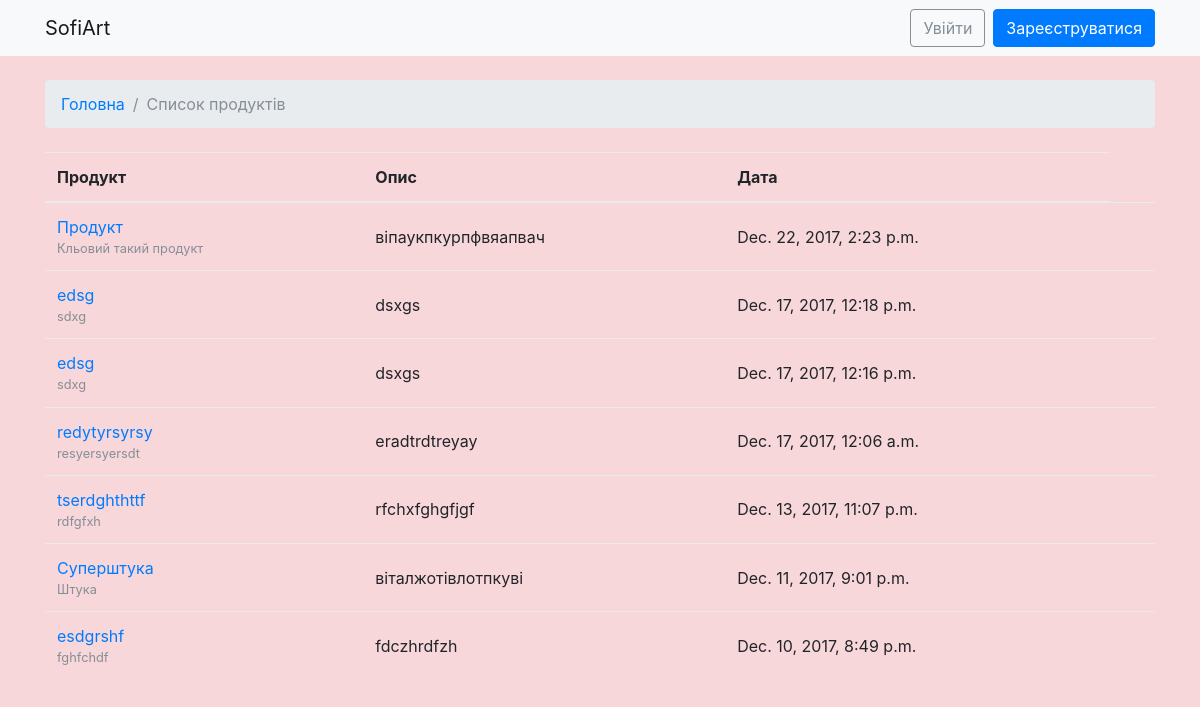
Page /list_article/ on the earlier database version.
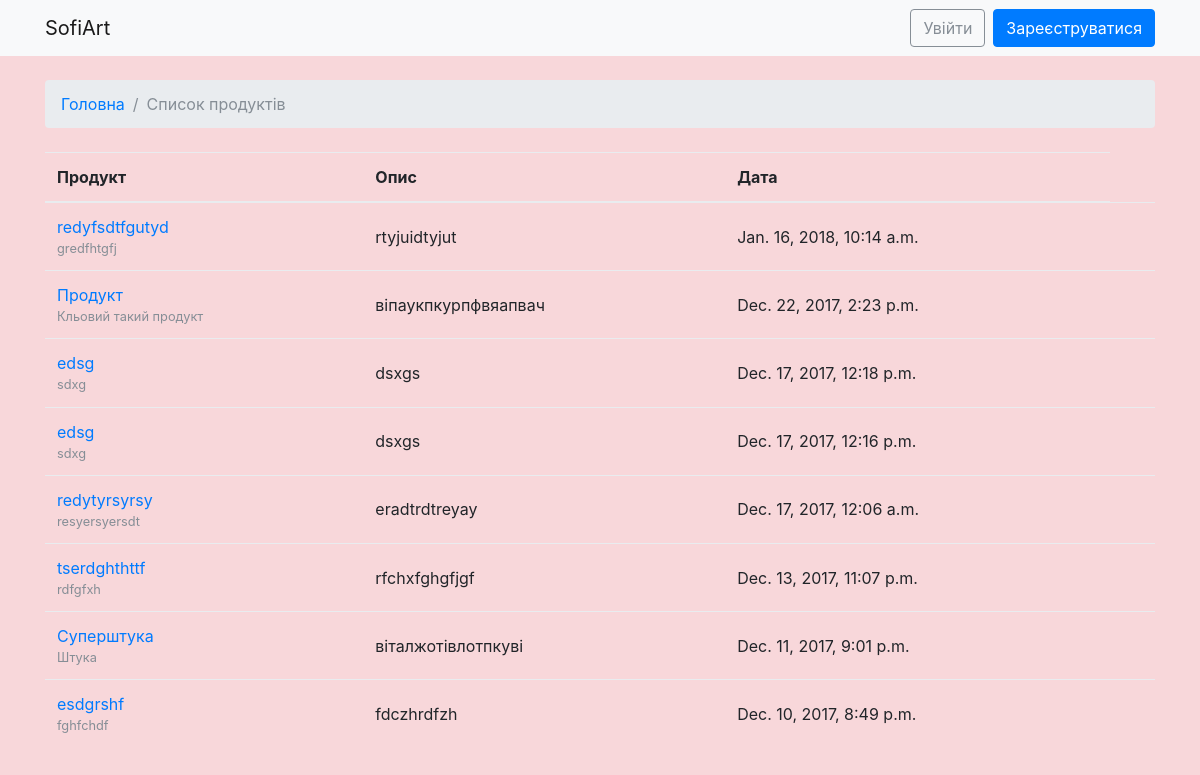
Same page on the later database version.
### catalogue/models.py (models this page shows, shortened)
class Article(models.Model):
    id = models.AutoField(primary_key=True)
    name = models.CharField(max_length=45, blank=False, verbose_name='Назва')
    slug = models.SlugField(blank=True, editable=False)
    description = models.CharField(max_length=200, blank=True, verbose_name='Опис')
    text = models.TextField(max_length=1500, blank=True, verbose_name='Текст')
    price = models.DecimalField(max_digits=9, decimal_places=2, blank=True, default=0.00, verbose_name='Ціна')
    published = models.DateTimeField(auto_now_add=True, blank=True)
    updated = models.DateTimeField(auto_now_add=True, blank=True)
    image = models.ImageField(
        upload_to='catalogue/images', blank=True, verbose_name='Зображення')
    creator = models.ForeignKey(User, related_name='articles', on_delete=models.CASCADE, default=1, verbose_name='Автор')
    class Meta:
        ordering = ('-published',)

### catalogue/views.py (the view)
# urls.py: url(r'^list_article/$', list_article, name='list_article'),
def list_article(request):
    articles = Article.objects.all()
    return render(request, 'articles.html', {'articles': articles})

### templates/articles.html (shortened to what this page needs)
{% extends 'base.html' %}
{% block breadcrumb %}
  <ol class="breadcrumb my-4">
    <li class="breadcrumb-item"><a href="/">Головна</a>
    <li class="breadcrumb-item active">Список продуктів</li>
  </ol>
{% endblock %}
{% block content %}
    <table class="table">
      <thead class="thead-inverse">
        <tr>
          <th>Продукт</th>
          <th>Опис</th>
          <th>Дата</th>
        </tr>
      </thead>
      <tbody>
        {% for article in articles %}
          <tr>
            <td>
              <a href="{% url 'article' article.slug %}">{{ article.name }}</a>
              <small class="text-muted d-block">{{ article.description }}</small>
            </td>
            <td class="align-middle">{{ article.text }}</td>
            <td class="align-middle">{{ article.published }}</td>
            <td></td>
          </tr>
        {% endfor %}
      </tbody>
    </table>
{% endblock %}

Differences in the rows shown:
added Article: name "redyfsdtfgutyd", description "gredfhtgfj", text "rtyjuidtyjut", published "Jan. 16, 2018, 10:14 a.m."
